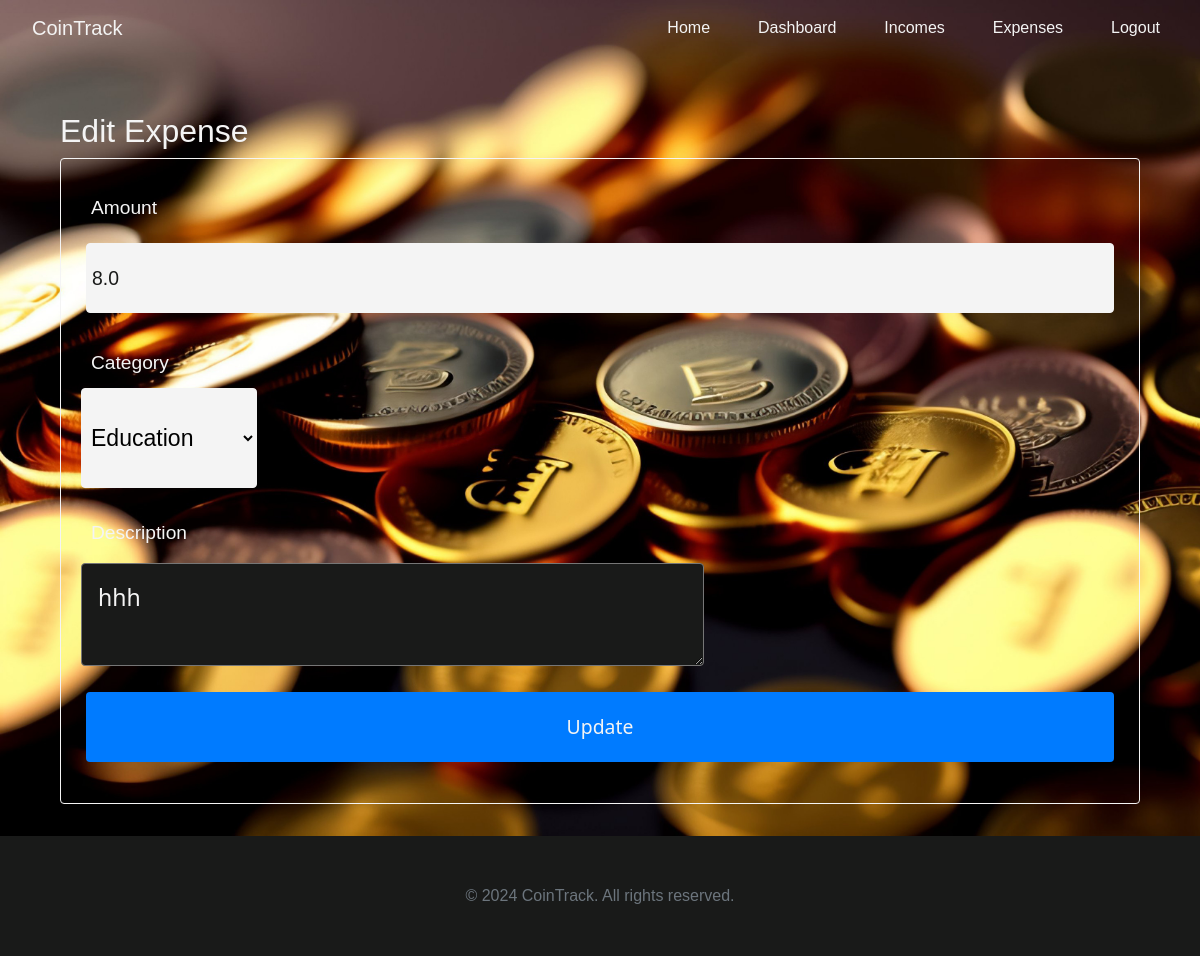
Page /expenses/6/edit (signed in) on the committed database.
### app/models.py (models this page shows, shortened)
class FinanceEntry(db.Model):
    __tablename__ = 'finance_entries'
    id = db.Column(db.Integer, primary_key=True)
    amount = db.Column(db.Float, nullable=False)
    description = db.Column(db.String(255))
    date_posted = db.Column(db.DateTime, nullable=False, default=datetime.utcnow)
    user_id = db.Column(db.Integer, db.ForeignKey('users.id'), nullable=False)
    type = db.Column(db.String(50))
    category = db.Column(db.String(50))
    __mapper_args__ = {
        'polymorphic_identity': 'finance_entry',
        'polymorphic_on': type
    }

### app/views/expense.py (the view)
@main.route('/expenses/<int:id>/edit', methods=['GET', 'POST'])
@login_required
def edit_expense(id):
	expense = Expense.query.get_or_404(id)
	form = ExpenseForm()
	if form.validate_on_submit():
		expense.amount = form.amount.data
		expense.description = form.description.data
		expense.category = form.category.data
		db.session.commit()
		flash('Expense updated successfully!', 'success')
		return redirect(url_for('main.expense_list'))
	else:
		if request.method == 'POST':
			flash('Please make sure that all fields are provided with correct input!', 'error')
	if request.method == 'GET':
		form.amount.data = expense.amount
		form.description.data = expense.description
		form.category.data = expense.category
	return render_template('edit_expense.html', form=form)

### app/forms.py
class ExpenseForm(FlaskForm):
    amount = FloatField('Amount', validators=[DataRequired()])
    description = TextAreaField('Description', validators=[DataRequired()])
    category = SelectField('Category', choices=["Food", "Transport", "Entertainment", "Health", "Education", "Other"])
    submit = SubmitField('Add Expense')
    def __init__(self, *args, **kwargs):
        super(ExpenseForm, self).__init__(*args, **kwargs)

### app/setup.py (called while the page is built)
def create_app(name=__name__):
    from config import Config
    app = Flask(name)
    app.config['SECRET_KEY'] = Config.SECRET_KEY
    app.config['SQLALCHEMY_DATABASE_URI'] = Config.SQLALCHEMY_DATABASE_URI
    app.config['SQLALCHEMY_TRACK_MODIFICATIONS'] = Config.SQLALCHEMY_TRACK_MODIFICATIONS
    db.init_app(app)
    migrate.init_app(app, db)
    login_manager.init_app(app)
    from .routes import main as main_blueprint
    app.register_blueprint(main_blueprint)
    @login_manager.user_loader
    def load_user(user_id):
        from .models import User  # Import inside to avoid circular imports
        return User.query.get(int(user_id))
    login_manager.login_view = 'main.login'
    login_manager.login_message_category = 'info'
    return app

### app/templates/edit_expense.html (shortened to what this page needs)
{% extends "base.html" %}
{% block extra_css %}
    <link rel="stylesheet" href="{{ url_for('static', filename='css/finance_entry.css') }}">
{% endblock %}
{% block content %}
    <div id="edit-expense-container" class="register-login-container">
        <h2>Edit Expense</h2>
        <form method="post">
            <p>
                {{ form.amount.label }}<br>
                {{ form.amount(size=32) }}
            </p>
            <p>
                {{ form.category.label }}<br>
                {{ form.category() }}
            </p>
            <p>
                {{ form.description.label }}<br>
                {{ form.description(size=32) }}
            </p>
            <p>{{ form.submit(value="Update") }}</p>
        </form>
    </div>
{% endblock %}

### app/static/css/styles.css (style rules this page uses)
body { font-family: Arial, sans-serif; margin: 0; padding: 0; --theme-color: #191a19; --theme-opposite-color: #f4f4f4; --theme-secondary-color: #007bff; --theme-secondary-opposite-color: #f4f4f4; --error-color: #dc3545; --error-lighter-color: #f8d7da; --success-color: #28a745; --success-lighter-color: #d4edda; --info-color: #17a2b8; --border-radius: 0.25rem; --black: #191a19; }
#description { display: flex; flex-direction: column; align-content: center; justify-content: center; align-items: center; margin-top: 20vh; color: var(--theme-opposite-color); background-color: var(--black); padding: 1rem; font-size: larger; font-family: system-ui; width: 60%; border-radius: var(--border-radius); }

### app/static/css/styles-2.css (style rules this page uses)
.register-login-container h2 { color: var(--theme-opposite-color); }
.register-login-container form { padding: 20px; font-size: larger; border-radius: var(--border-radius); border: 1px solid var(--theme-opposite-color); }
.register-login-container form input { padding: 5px; margin: 10px 5px 5px; border-radius: var(--border-radius); border: 1px solid var(--theme-opposite-color); background-color: var(--theme-opposite-color); color: var(--theme-color); font-size: 1.01em; height: 60px; }
.register-login-container form input[type=submit] { background-color: var(--theme-secondary-color); border:none; padding: 10px 20px; font-family: system-ui; color: var(--theme-secondary-opposite-color) }
.register-login-container form label { padding: 5px; margin: 10px 5px 5px; color: var(--theme-opposite-color); }
.register-login-container #description { margin-top: 5px; }
.register-login-container #category, #source { height: 100px; padding: 5px; width: 30%; font-size: larger; border-radius: var(--border-radius); border: 1px solid var(--theme-opposite-color); background-color: var(--theme-opposite-color); }

### app/static/css/finance_entry.css (style rules this page uses)
.register-login-container h2 { color: var(--theme-opposite-color); }
.register-login-container form { padding: 20px; font-size: larger; border-radius: var(--border-radius); border: 1px solid var(--theme-opposite-color); }
.register-login-container form input { padding: 5px; margin: 10px 5px 5px; border-radius: var(--border-radius); border: 1px solid var(--theme-opposite-color); background-color: var(--theme-opposite-color); color: var(--theme-color); font-size: 1.01em; height: 70px; width: -webkit-fill-available; }
.register-login-container form input[type=submit] { background-color: var(--theme-secondary-color); border:none; padding: 10px 20px; font-family: system-ui; color: var(--theme-secondary-opposite-color) }
.register-login-container form label { padding: 5px; margin: 10px 5px 5px; color: var(--theme-opposite-color); }
.register-login-container #category, #source { height: 100px; padding: 5px; width: auto; font-size: larger; border-radius: var(--border-radius); border: 1px solid var(--theme-opposite-color); background-color: var(--theme-opposite-color); }
.register-login-container { width: 90vw; }

### rows in the picture
FinanceEntry: amount "8.0", category "Education", description "hhh"
